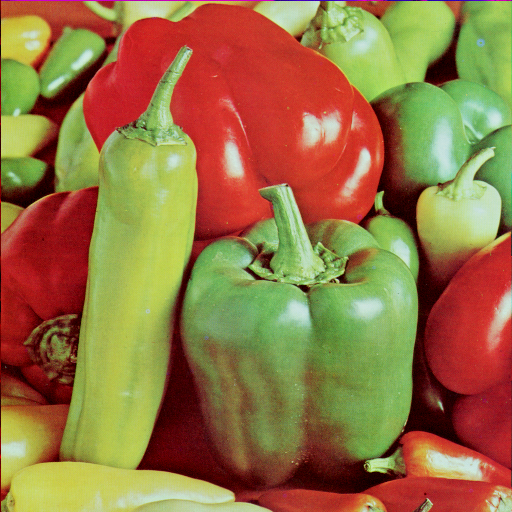
#> input picture HW/ps3/data/peppers-large.tiff, 512 x 512 px
$ python p05_2.py
#> lines starting #> are read from the running program, lines starting #| are printed output that depends on the picture; long printed decimals are rounded
import numpy as np
from matplotlib.image import imread
import matplotlib.pyplot as plt

def main():
    im_large = imread('peppers-large.tiff')
#> im_large is the input picture: shape (512, 512, 3); mean R, G, B 149.8, 115.6, 66.5
    plt.imshow(im_large)
    plt.show()

    im_small = imread('peppers-small.tiff')
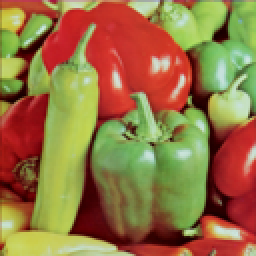
#> input picture HW/ps3/data/peppers-small.tiff, 128 x 128 px (shown 2 times larger)
#> im_small is the input picture: shape (128, 128, 3); mean R, G, B 149.9, 115.7, 66.5
    plt.imshow(im_small)
    plt.show()

    X = im_small.reshape(-1, 3)
    num_clusters = 16
    centroids, _, err_history = kmean(X, 16)
#> in kmean, `centroids = X[_idxes]`: centroids = 16 rows, first 8: [119, 194, 104], [61, 12, 8], [177, 192, 91], [146, 187, 95], [143, 171, 104], [77, 41, 16], [204, 57, 44], [153, 178, 98]
#> the loop in kmean, `while err > 1:` made 75 passes
#> err on pass 1: 353.9
#> after the loop in kmean, `while err > 1:`: err_history = 75 values, max 353.9 at index 0, min 0.978 at index 74, mean 17.4; iter = 75
#> centroids = 16 rows, first 8: [140.2, 189.5, 110.8], [49.38, 3.1, 2.11], [193.6, 218.1, 191.7], [181.9, 202.3, 147.5], [121.1, 169.1, 82.76], [106.1, 60.05, 34.43], [195.7, 83.35, 57.66], [155.7, 177.5, 78.15]
    print(centroids)
#| [[140.161   189.472   110.792 ]
#|  [ 49.381     3.096   2.112]
#|  [193.624   218.077   191.674  ]
#|  [181.930   202.273   147.469  ]
#|  [121.121  169.063    82.758  ]
#|  [106.086   60.048   34.431  ]
#|  [195.738    83.346   57.662  ]
#|  [155.743   177.4699     78.150 ]
#|  [114.042   136.488    63.964 ]
#|  [200.274    49.356   41.220 ]
#|  [183.992   201.609    89.424 ]
#|  [171.975    42.018    37.910 ]
#> (further printed lines are left out)

    dists_list = []
    dim = im_large.shape[0]
#> dim = 512

    X_large = im_large.reshape(-1, 3)
    for c in centroids:
        ds = np.sqrt(np.sum((X_large - c) ** 2, axis=1))
        dists_list.append(ds)
#> this loop made 16 passes
#> c on passes 1 to 12: [140.2, 189.5, 110.8], [49.38, 3.1, 2.11], [193.6, 218.1, 191.7], [181.9, 202.3, 147.5], [121.1, 169.1, 82.76], [106.1, 60.05, 34.43], [195.7, 83.35, 57.66], [155.7, 177.5, 78.15], [114, 136.5, 63.96], [200.3, 49.36, 41.22], [184, 201.6, 89.42], [172, 42.02, 37.91]
#> after the loop, dists_list = 16 items
    assign = np.stack(dists_list).argmin(axis=0)

    compressed = np.zeros_like(X_large)
    for k in range(num_clusters):
        idxes = np.where(assign == k)[0]
        compressed[idxes] = centroids[k]
    compressed = compressed.reshape(dim, dim, 3)
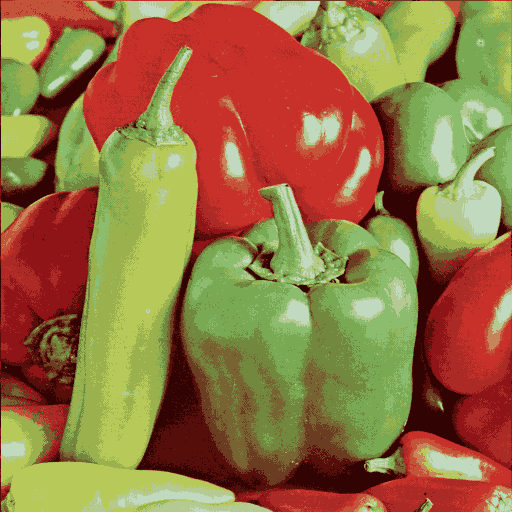
#> compressed: shape (512, 512, 3); mean of channels 0, 1, 2 149.3, 115.3, 66.3; drawn as R, G, B
    plt.imshow((compressed * 255).astype(np.uint8))
    plt.show()
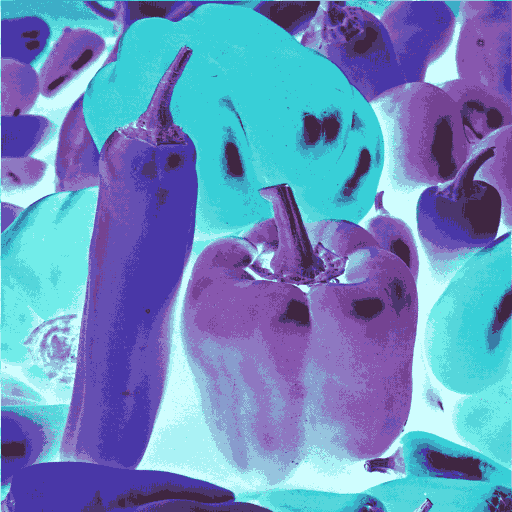
#> shown: shape (512, 512, 3); mean R, G, B 106.7, 140.7, 189.7

def kmean(X, num_clusters=16):
    X = X.astype(np.float32)

    # pikcing random data points from the data as the initial centroids to aovid empty cluster
    _idxes = np.random.choice(np.arange(X.shape[0]), size=num_clusters, replace=False)
    centroids = X[_idxes]

    err_history = []
    err = 1e6
    iter = 0
    while err > 1:
        iter += 1
        dists_list = []
        for c in centroids:
            ds = np.sqrt(np.sum((X - c) ** 2, axis=1))
            dists_list.append(ds)

        assign = np.stack(dists_list).argmin(axis=0)

        # new centroids
        nc_list = []
        for k in range(num_clusters):
            idxes = X[np.where(assign == k)[0]]
            nc_list.append(X[np.where(assign == k)[0]].mean(axis=0))

        nc = np.stack(nc_list)
        err = np.sum(np.abs(nc - centroids))
        err_history.append(err)
        centroids = nc
        print(iter)
    return centroids, assign, err_history


if __name__ == "__main__":
    main()
